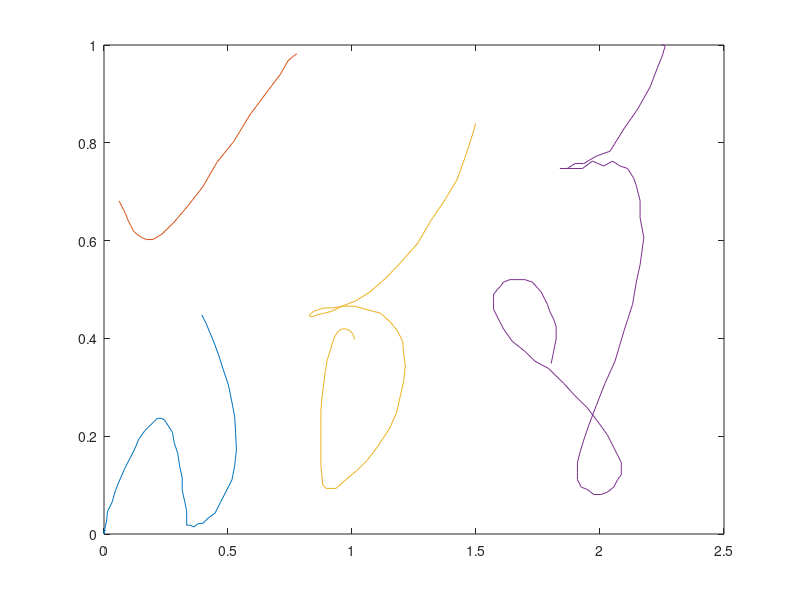

MATLAB code to generate this figure: (Note: this script raises an error after producing the figure.)

load('complete_wrong_data_730')
 m=1;
   % y=[];
    nstrokearray=[];

for j=1:X(7).nchars
for k=1:X(7).chararr(j).nsgs%Loop over each sgarray in the character
         for l=1:X(7).chararr(j).sgarray(k).nstrokes%loop over each stroke
             nstrokearray(m).points=X(7).chararr(j).sgarray(k).strokearray(l).points;
             m=m+1;
            
         end
          end
 end
 for p=1:length(nstrokearray)
  plot(nstrokearray(p).points(:,1),nstrokearray(p).points(:,2));hold on;
 end
 
 csg.stroke(1).points=nstrokearray(1).points;
 
 nstrokearray(1)=[];
 
 minx=[];
for i=1:length(nstrokearray)
    minx=[minx min(nstrokearray(i).points(:,1))];
end
[~,ind]=sort(minx);
test=nstrokearray;
nstrokearray=nstrokearray(ind);

for i=1:size(nstrokearray)
    
    val1=isabove(nstrokearray(i),csg.stroke(1))%Checking if the stroke is a top stroke
         if val1==1
        csg.stroke=[csg.stroke nstrokearray(i)];
    nstrokearray(i)=[];
         end
         
         val2=isbelow(nstrokearray(1),csg.stroke(1))%Checking if the stroke is a bottom stroke
        if val2==1
        csg.stroke=[csg.stroke nstrokearray(i)];
        nstrokearray(i)=[];
        end
        
        
end
   
yrange=[(min(csg.stroke(1).points(:,2)))-(0.2*(range(csg.stroke(1).points(:,2)))),(min(csg.stroke(1).points(:,2)))+(0.2*(range(csg.stroke(1).points(:,2))))];
if (min(stroke1.points(:,2))>yrange(1))&&(min(stroke1.points(:,2))<yrange(2))
    y=1;
else y=0;
end 


    val3=isauxormain(nstrokearray(i),csg.stroke(1))
      if val3==1
           Baux=isBaux(nstrokearray(i))    %Checking if the stroke is a baseline auxiliary stroke
        if Baux==1
            csg.stroke=[csg.stroke nstrokearray(i)];
        nstrokearray(i)=[];
       
        else
            val4=1
             nsg=nstrokearray(i);
             newXstrokearray=cat(1,newXstrokearray,csg.stroke);      
        csg.stroke(1)=nsg;
        end
        
        
      end
      

